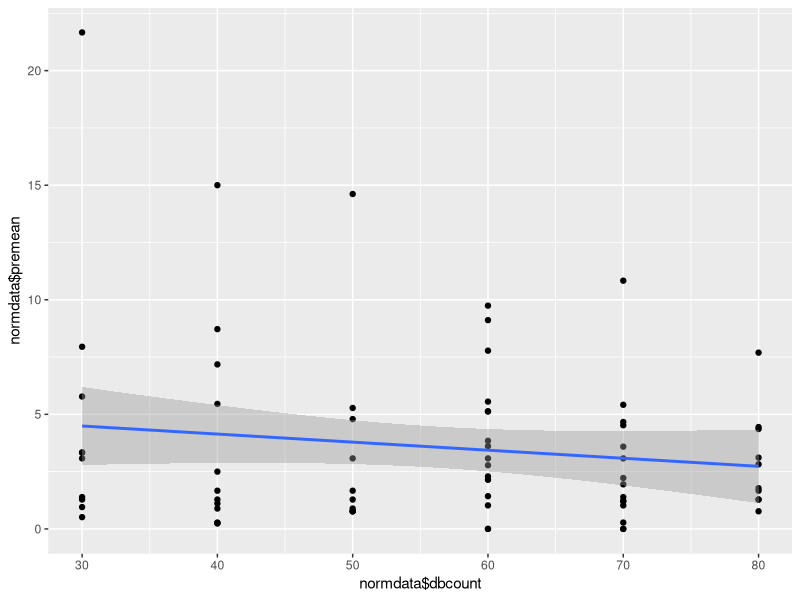
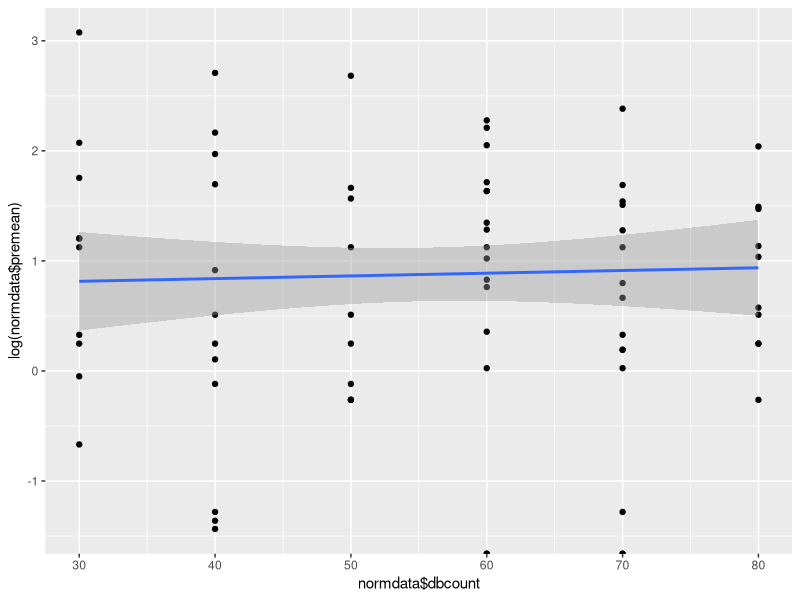
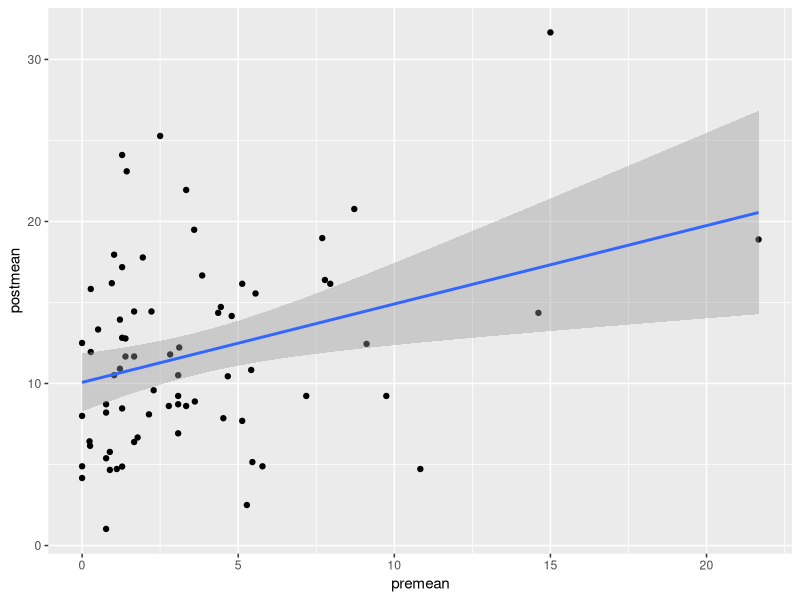
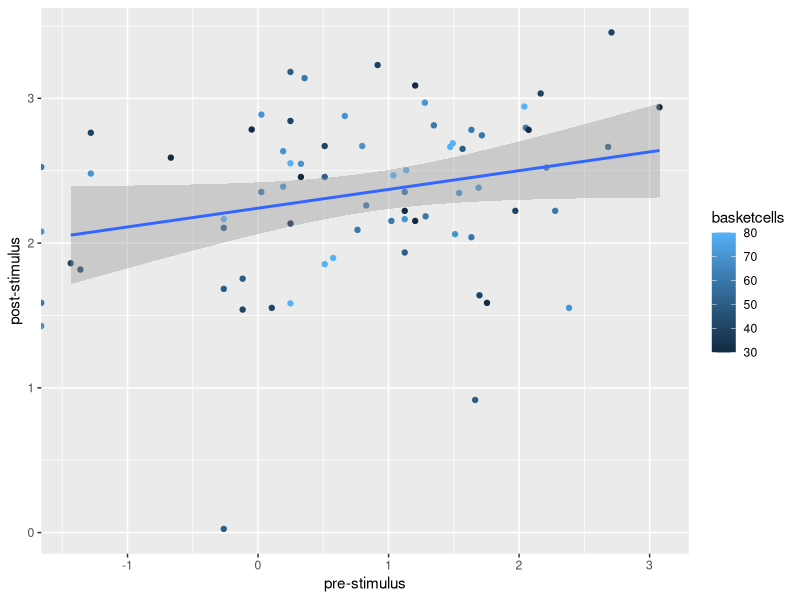

Write R code to recreate these figures, in order.
library(ggplot2)
normdata = read.csv('norm_prepost_spikes_DeepLTS_20.0ms_window.csv')
summary(normdata)

##****The pre-stimulus population spike rate goes down with dbcount
qplot(normdata$dbcount, normdata$premean, geom=c("point", "smooth"), method="lm")
# Variability and mean goes down with increasing dbcount
qplot(normdata$dbcount, log(normdata$premean), geom=c("point", "smooth"), method="lm")
ggplot(normdata,aes(x=premean,y=postmean)) +  geom_point() +  stat_smooth(method=lm)
## There is a linear relationship between premean and postmean

# A straightforward linear model shows significance of only premean
prepost.lm = lm(postmean ~ premean * dbcount, data=normdata)
summary(prepost.lm)

basketcells <- normdata$dbcount
qplot(log(normdata$premean), log(normdata$postmean), colour=basketcells,  xlab="pre-stimulus", ylab="post-stimulus", geom=c("point", "smooth"), method="lm")
## This is for dumping fig to file
## png("pre_post_stim_correlation_10ms.png", width=400, height=300)
## myplot = qplot(log(normdata$premean), log(normdata$postmean), colour=basketcells,  xlab="log pre-stimulus", ylab="log post-stimulus", geom=c("point", "smooth"), method="lm")
## par(new=F)
## myplot + theme(panel.grid.major=element_blank(), panel.grid.minor=element_blank(), panel.background=element_blank())

## dev.off()
cor.test(log(normdata$premean), log(normdata$postmean))
cor.test(normdata$premean, normdata$postmean)


## ##**** Check the relatoin of increment in population spiking due to stimulus
## spike_incr = normdata$postmean - normdata$premean
## qplot(normdata$dbcount, spike_incr,  xlab="# of basket cells", ylab="increase in mean spiking", geom=c("point", "smooth"), method="lm")
## # From the plot it seems that the difference slightly increases with DB count
## #Check the residual plot
## incr.lm <- lm(postmean - premean ~ dbcount, data=normdata)
## summary(incr.lm)
## incr.res <- resid(incr.lm)
## plot(normdata$dbcount, incr.res, xlab="basket cells", ylab="residual", main="Increase in spiking")
## # Looks equally distributed around 0, homoscedastic - for 10 ms window. Not for 20 ms window.
## #****** Wed Jun  3 23:12:20 EDT 2015 given the post-mean is very large compared to pre-mean, increment may be a bad measure.


#**** Check the SEM of the mean population spike rate before stimulus
## sem <- function(x) sqrt(var(x)/length(x))
## dbcounts <- unique(normdata$dbcount)
## for (n in dbcounts){
##     ngrp <- normdata[normdata$dbcount == n,]
##     premean.sem <- sem(ngrp$premean)
##     print(n)
##     print(premean.sem)
## }
## premean.sembydbcount <- aggregate(normdata$premean, by=list(normdata$dbcount), FUN = sem)
## print(premean.sembydbcount)
## plot(premean.sembydbcount)

## # PSTH is a mean by definition - so ignore this
## premedian.sembydbcount <- aggregate(normdata$premedian, by=list(normdata$dbcount), FUN = sem)
## print(premedian.sembydbcount)    

## plot(log(normdata$dbcount), log(normdata$premedian))
## plot(normdata$dbcount, normdata$premean)
## plot(normdata$dbcount, normdata$postmean)
## plot(normdata$dbcount, normdata$prestd)
## plot(log(normdata$dbcount), log(normdata$prestd))
## plot(log(normdata$dbcount), log(normdata$poststd))

## boxplot(log(prestd)~log(dbcount), data=normdata)
## boxplot(postmean~dbcount, data=normdata)
## boxplot(poststd~dbcount, data=normdata)
## fit <- lm(log(prestd)~log(dbcount), data=normdata)
## summary(fit)
## fit <- lm(log(poststd)~log(dbcount), data=normdata)
## summary(fit)
## print("Standard deviation ")
## lognormdata = read.csv('lognorm_prepost_spikes_SpinyStellate_10.0ms_window.csv')
## boxplot(premean~dbcount, data=lognormdata)
## boxplot(prestd~log(dbcount), data=lognormdata)
## boxplot(postmean~dbcount, data=lognormdata)
## boxplot(log(poststd)~dbcount, data=lognormdata)
## print("Standard deviation ")

## boxplot(X0~dbcount, data=data)
